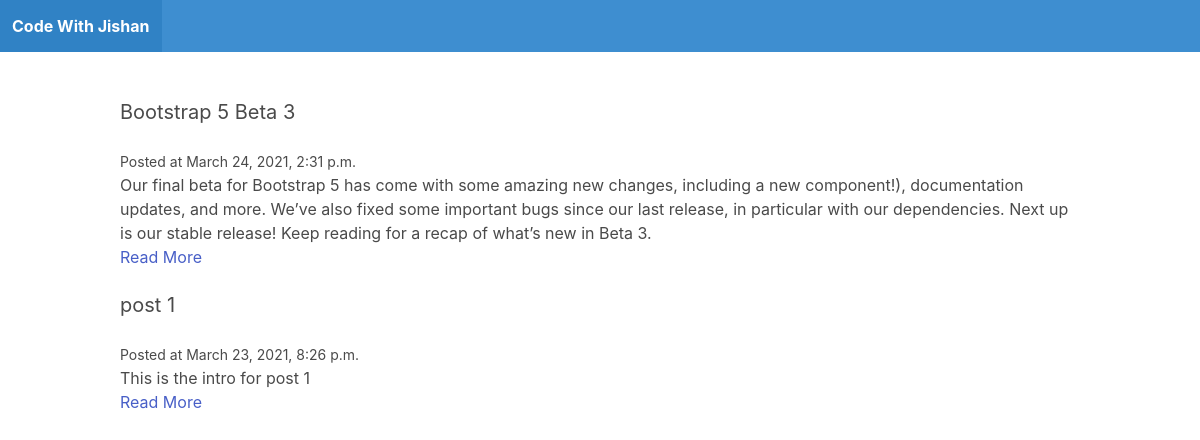
The page / on the database its author committed.
### blog/models.py (models this page shows)
class Post(models.Model):
    title = models.CharField(max_length=250)
    slug = models.SlugField()
    intro = models.TextField()
    body = models.TextField()
    date_added = models.DateTimeField(auto_now_add=True)
    class Meta:
        ordering = ['-date_added']

### blog/views.py (the view)
# urls.py: path('', frontpage, name='frontpage'),
def frontpage(request):
    posts = Post.objects.all()
    return render(request, 'blog/frontpage.html', {'posts': posts})

### blog/templates/blog/frontpage.html
{% extends 'blog/base.html' %}
{% block content %}
{% for post in posts %}
<div class="post block">
    <h2 class="subtitle">{{ post.title }}</h2>
    <small> Posted at {{ post.date_added }}</small>
    <p>{{ post.intro }}</p>
    <a href="{% url 'post_detail' post.slug %}">Read More</a>
</div>
{% endfor %}
{% endblock %}

### rows shown on the page
Post: title "Bootstrap 5 Beta 3", date_added "March 24, 2021, 2:31 p.m.", intro "Our final beta for Bootstrap 5 has come with some amazing new changes, including a new component!), documentation updates, and more. We’ve also fixed some important bugs since our last release, in particular with our dependencies. Next up is our stable release! Keep reading for a recap of what’s new in Beta 3."
Post: title "post 1", date_added "March 23, 2021, 8:26 p.m.", intro "This is the intro for post 1"
